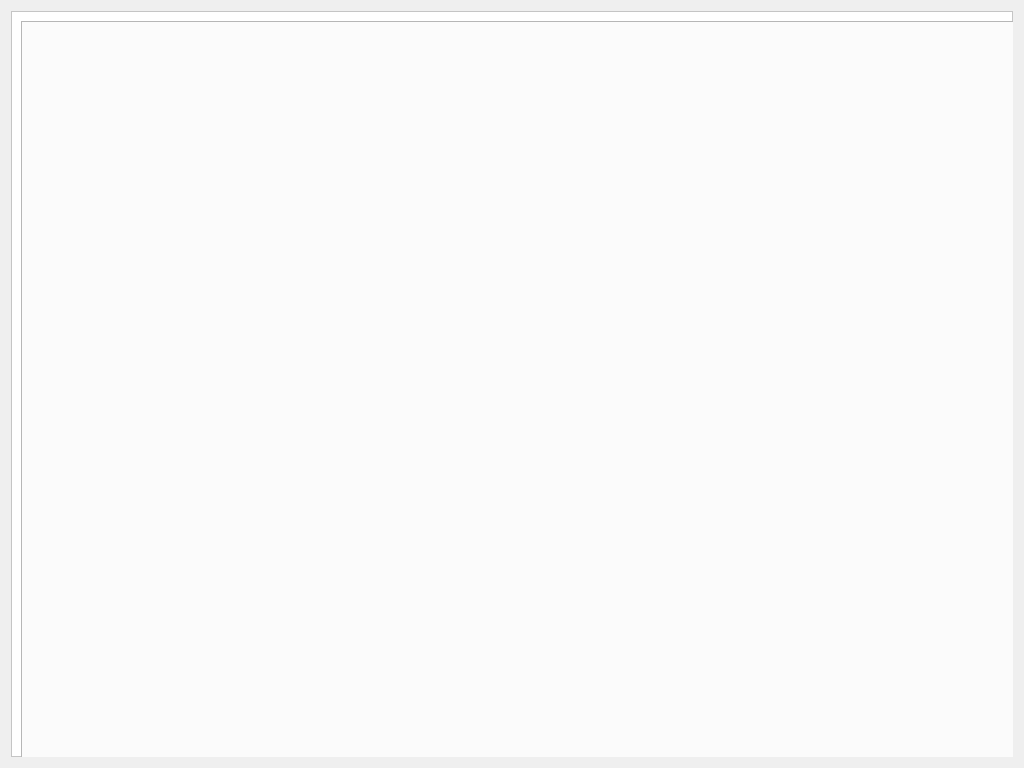
<?xml version="1.0" encoding="UTF-8"?>
<ui version="4.0">
 <class>Form_myMainWidget</class>
 <widget class="QWidget" name="Form_myMainWidget">
  <property name="geometry">
   <rect>
    <x>0</x>
    <y>0</y>
    <width>1024</width>
    <height>768</height>
   </rect>
  </property>
  <property name="sizePolicy">
   <sizepolicy hsizetype="Expanding" vsizetype="Expanding">
    <horstretch>0</horstretch>
    <verstretch>0</verstretch>
   </sizepolicy>
  </property>
  <property name="minimumSize">
   <size>
    <width>1024</width>
    <height>768</height>
   </size>
  </property>
  <property name="windowTitle">
   <string>Form</string>
  </property>
  <layout class="QGridLayout" name="gridLayout_3">
   <item row="0" column="0">
    <widget class="QFrame" name="theMainFrame">
     <property name="sizePolicy">
      <sizepolicy hsizetype="Expanding" vsizetype="Expanding">
       <horstretch>0</horstretch>
       <verstretch>0</verstretch>
      </sizepolicy>
     </property>
     <property name="palette">
      <palette>
       <active>
        <colorrole role="Base">
         <brush brushstyle="SolidPattern">
          <color alpha="255">
           <red>255</red>
           <green>255</green>
           <blue>255</blue>
          </color>
         </brush>
        </colorrole>
        <colorrole role="Window">
         <brush brushstyle="SolidPattern">
          <color alpha="255">
           <red>255</red>
           <green>255</green>
           <blue>255</blue>
          </color>
         </brush>
        </colorrole>
       </active>
       <inactive>
        <colorrole role="Base">
         <brush brushstyle="SolidPattern">
          <color alpha="255">
           <red>255</red>
           <green>255</green>
           <blue>255</blue>
          </color>
         </brush>
        </colorrole>
        <colorrole role="Window">
         <brush brushstyle="SolidPattern">
          <color alpha="255">
           <red>255</red>
           <green>255</green>
           <blue>255</blue>
          </color>
         </brush>
        </colorrole>
       </inactive>
       <disabled>
        <colorrole role="Base">
         <brush brushstyle="SolidPattern">
          <color alpha="255">
           <red>255</red>
           <green>255</green>
           <blue>255</blue>
          </color>
         </brush>
        </colorrole>
        <colorrole role="Window">
         <brush brushstyle="SolidPattern">
          <color alpha="255">
           <red>255</red>
           <green>255</green>
           <blue>255</blue>
          </color>
         </brush>
        </colorrole>
       </disabled>
      </palette>
     </property>
     <property name="autoFillBackground">
      <bool>true</bool>
     </property>
     <property name="frameShape">
      <enum>QFrame::StyledPanel</enum>
     </property>
     <property name="frameShadow">
      <enum>QFrame::Raised</enum>
     </property>
     <layout class="QHBoxLayout" name="horizontalLayout">
      <item>
       <widget class="QTabWidget" name="tabWidget_app">
        <property name="minimumSize">
         <size>
          <width>1024</width>
          <height>768</height>
         </size>
        </property>
        <property name="currentIndex">
         <number>-1</number>
        </property>
       </widget>
      </item>
     </layout>
    </widget>
   </item>
  </layout>
 </widget>
 <resources>
  <include location="ayfHeadRest.qrc"/>
 </resources>
 <connections/>
 <slots>
  <slot>automaticSteeringToggled(bool)</slot>
  <slot>bypassToggled(bool)</slot>
 </slots>
</ui>
